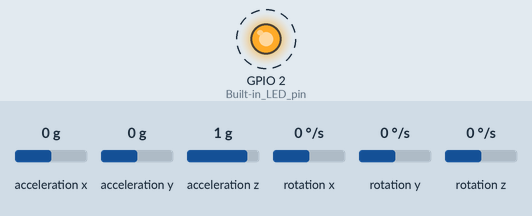
Simulated run of this sketch. Board: ESP32. Parts: output pins drawn as LEDs (lit = HIGH). Dashed ring = blinking. The test bench sets the inputs (shaded band); at power-on: acceleration x 0 g, acceleration y 0 g, acceleration z 1 g, rotation x 0 °/s, rotation y 0 °/s, rotation z 0 °/s. What the sketch prints to the serial monitor is not drawn.

Above: at 0.83 s.
Timing chart, 0 to 3.8 s (numbered marks = the images above):
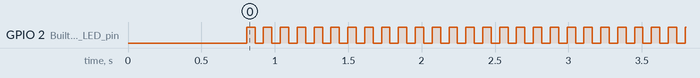

Measured:
- by itself, GPIO 2 (Built-in_LED_pin): alternates HIGH for 0.06 s and LOW for 0.06 s

The sketch:

TRANS.ino
```cpp
#include <esp_now.h>
#include <WiFi.h>

// ====== MPU6050 Libraries ======
#include "I2Cdev.h"
#include "MPU6050_6Axis_MotionApps20.h"

#if I2CDEV_IMPLEMENTATION == I2CDEV_ARDUINO_WIRE
#include "Wire.h"
#endif

// ====== MPU Variables ======
MPU6050 mpu;
bool dmpReady = false;
uint8_t devStatus;
uint8_t fifoBuffer[64];
Quaternion q;
VectorFloat gravity;
float ypr[3];

// ====== RECEIVER MAC Address (✅ Updated) ======
uint8_t receiverMacAddress[] = {0xF8, 0xB3, 0xB7, 0x2B, 0xD7, 0xA0};

// ====== Data Structure to Send ======
struct PacketData {
  byte xAxisValue;
  byte yAxisValue;
  byte zAxisValue;
};
PacketData data;

// ====== ESP-NOW Send Callback ======
void OnDataSent(const uint8_t *mac_addr, esp_now_send_status_t status) {
  Serial.println(status == ESP_NOW_SEND_SUCCESS ? "✅ Sent OK" : "❌ Send failed");
}

// ====== MPU Setup Function ======
void setupMPU() {
#if I2CDEV_IMPLEMENTATION == I2CDEV_ARDUINO_WIRE
  Wire.begin();
  Wire.setClock(400000);
#endif

  mpu.initialize();
  devStatus = mpu.dmpInitialize();

  if (devStatus == 0) {
    mpu.CalibrateAccel(6);
    mpu.CalibrateGyro(6);
    mpu.setDMPEnabled(true);
    dmpReady = true;
    Serial.println("✅ MPU6050 ready!");
  } else {
    Serial.println("❌ MPU6050 init failed");
  }
}

// ====== Setup ======
void setup() {
  Serial.begin(115200);

  // ✅ Clean WiFi + ESP-NOW initialization
  WiFi.mode(WIFI_STA);
  delay(200);
  WiFi.disconnect(false, true);
  delay(100);

  if (esp_now_init() != ESP_OK) {
    Serial.println("❌ ESP-NOW init failed, restarting...");
    delay(1000);
    ESP.restart();
  } else {
    Serial.println("✅ ESP-NOW initialized successfully");
  }

  esp_now_register_send_cb(OnDataSent);

  // Register peer (Receiver)
  esp_now_peer_info_t peerInfo = {};
  memcpy(peerInfo.peer_addr, receiverMacAddress, 6);
  peerInfo.channel = 0;
  peerInfo.encrypt = false;

  if (esp_now_add_peer(&peerInfo) != ESP_OK) {
    Serial.println("❌ Failed to add peer");
    delay(1000);
    ESP.restart();
  } else {
    Serial.println("✅ Peer added successfully");
  }

  setupMPU();

  // LED indicator (optional)
  pinMode(2, OUTPUT); // Built-in LED pin (GPIO 2)
}

// ====== Main Loop ======
void loop() {
  if (!dmpReady) return;

  if (mpu.dmpGetCurrentFIFOPacket(fifoBuffer)) {
    mpu.dmpGetQuaternion(&q, fifoBuffer);
    mpu.dmpGetGravity(&gravity, &q);
    mpu.dmpGetYawPitchRoll(ypr, &q, &gravity);

    int xAxisValue = constrain(ypr[2] * 180 / M_PI, -90, 90);
    int yAxisValue = constrain(ypr[1] * 180 / M_PI, -90, 90);
    int zAxisValue = constrain(ypr[0] * 180 / M_PI, -90, 90);

    data.xAxisValue = map(xAxisValue, -90, 90, 0, 254);
    data.yAxisValue = map(yAxisValue, -90, 90, 0, 254);
    data.zAxisValue = map(zAxisValue, -90, 90, 0, 254);

    esp_err_t result = esp_now_send(receiverMacAddress, (uint8_t *)&data, sizeof(data));

    Serial.print("x: "); Serial.print(xAxisValue);
    Serial.print("  y: "); Serial.print(yAxisValue);
    Serial.print("  z: "); Serial.println(zAxisValue);

    digitalWrite(2, !digitalRead(2)); // Blink LED while sending
    delay(50); // ~20 Hz updates
  }
}
```
